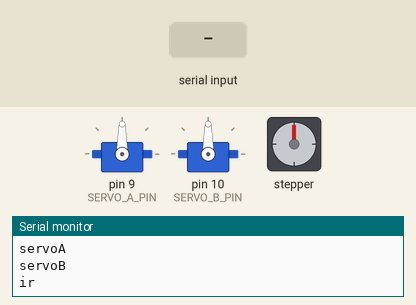
Simulated run of this sketch. Board: Arduino Uno, built with avr-gcc and run on an emulated ATmega328P. On the bench: 2 × servo, stepper motor, the last lines printed to the serial monitor. The test bench sets the inputs (shaded band). Stepper angles assume 200 steps per turn.

Above: at 1.2 s.
1.3 s: "servoA\n" received over Serial
At 2.1 s:
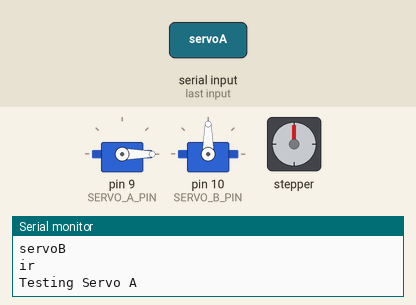
4.3 s: "servoB\n" received over Serial
At 4.6 s:
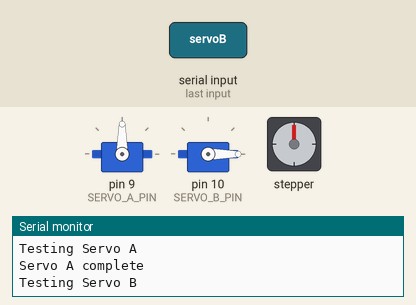
7.3 s: "step,45\n" received over Serial
At 7.9 s:
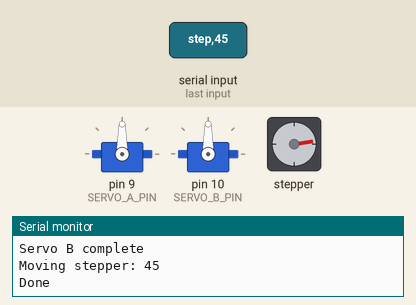
9.0 s: "servoA\n" received over Serial
At 9.4 s:
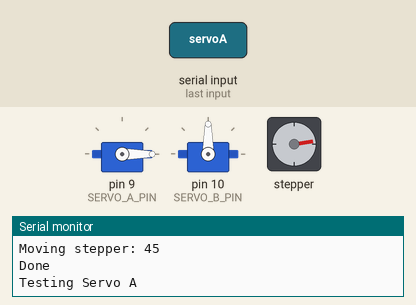
12.0 s: "servoB\n" received over Serial
At 12.8 s:
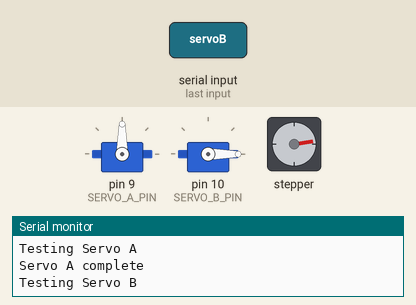
15.0 s: "step,45\n" received over Serial
At 16.2 s:
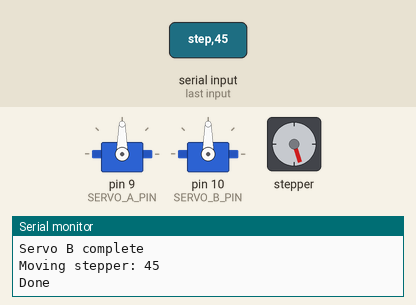
Timing chart, 0 to 17.7 s (numbered marks = the images above; inputs shaded):
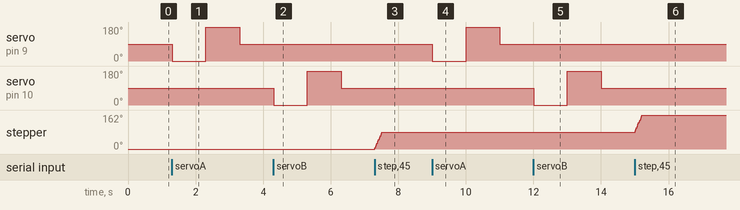

The sketch:

stepper_servo_ir.ino
```cpp
/*
  BASIC MEDI-BOT HARDWARE TEST PROGRAM
  ------------------------------------
  Tests:
  - NEMA 17 Stepper Motor
  - Servo A
  - Servo B
  - IR Sensor

  Designed to be EASY TO MODIFY later.

  HOW TO USE:
  Open Serial Monitor at 9600 baud.
  Type commands like:

    step 200
    step -200
    servoA
    servoB
    ir

  NOTES:
  - This assumes:
      * NEMA 17 uses ULN2003 or L298N style driver
      * 4 control wires connected to Arduino
      * Servos connected directly to PWM pins
  - You WILL probably need to change pin numbers.
  - If the stepper jitters but doesn't rotate:
      -> reorder the IN1-IN4 pins.
*/

#include <Servo.h>
#include <Stepper.h>

//////////////////////////////////////////////////////
// STEP 1 — CHANGE THESE PINS TO MATCH YOUR WIRING
//////////////////////////////////////////////////////

// ===== STEPPER PINS =====
const int IN1 = 4;
const int IN2 = 5;
const int IN3 = 6;
const int IN4 = 7;

// ===== SERVO PINS =====
const int SERVO_A_PIN = 9;
const int SERVO_B_PIN = 10;

// ===== IR SENSOR PIN =====
const int IR_PIN = 2;

//////////////////////////////////////////////////////
// STEP 2 — STEPPER SETTINGS
//////////////////////////////////////////////////////

// Common NEMA17 value
const int STEPS_PER_REV = 200;

// Create stepper object
Stepper stepperMotor(STEPS_PER_REV, IN1, IN3, IN2, IN4);

//////////////////////////////////////////////////////
// STEP 3 — CREATE SERVOS
//////////////////////////////////////////////////////

Servo servoA;
Servo servoB;

//////////////////////////////////////////////////////
// SETUP
//////////////////////////////////////////////////////

void setup() {

  Serial.begin(9600);

  // Attach servos
  servoA.attach(SERVO_A_PIN);
  servoB.attach(SERVO_B_PIN);

  // Set IR sensor pin
  pinMode(IR_PIN, INPUT);

  // Stepper speed
  stepperMotor.setSpeed(60);

  Serial.println("=================================");
  Serial.println("MEDI-BOT HARDWARE TEST STARTED");
  Serial.println("=================================");
  Serial.println("");
  Serial.println("Commands:");
  Serial.println("step 200");
  Serial.println("step -200");
  Serial.println("servoA");
  Serial.println("servoB");
  Serial.println("ir");
  Serial.println("");
}

//////////////////////////////////////////////////////
// MAIN LOOP
//////////////////////////////////////////////////////

void loop() {

  if (Serial.available()) {

    String command = Serial.readStringUntil('\n');
    command.trim();

    //////////////////////////////////////////////////
    // TEST STEPPER
    //////////////////////////////////////////////////

    if (command.startsWith("step")) {

      // Extract number after "step"
      int steps = command.substring(5).toInt();

      Serial.print("Moving stepper: ");
      Serial.println(steps);

      stepperMotor.step(steps);

      Serial.println("Done");
    }

    //////////////////////////////////////////////////
    // TEST SERVO A
    //////////////////////////////////////////////////

    else if (command == "servoA") {

      Serial.println("Testing Servo A");

      servoA.write(0);
      delay(1000);

      servoA.write(180);
      delay(1000);

      servoA.write(90);
      delay(500);

      Serial.println("Servo A complete");
    }

    //////////////////////////////////////////////////
    // TEST SERVO B
    //////////////////////////////////////////////////

    else if (command == "servoB") {

      Serial.println("Testing Servo B");

      servoB.write(0);
      delay(1000);

      servoB.write(180);
      delay(1000);

      servoB.write(90);
      delay(500);

      Serial.println("Servo B complete");
    }

    //////////////////////////////////////////////////
    // TEST IR SENSOR
    //////////////////////////////////////////////////

    else if (command == "ir") {

      Serial.println("Reading IR sensor for 10 seconds...");
      Serial.println("Move something in front of it.");

      unsigned long startTime = millis();

      while (millis() - startTime < 10000) {

        int sensorValue = digitalRead(IR_PIN);

        Serial.print("IR State: ");
        Serial.println(sensorValue);

        delay(300);
      }

      Serial.println("IR test complete");
    }

    //////////////////////////////////////////////////
    // UNKNOWN COMMAND
    //////////////////////////////////////////////////

    else {

      Serial.println("Unknown command");
    }
  }
}
```

Measured:
- after the input at 1.3 s, servo on pin 9 (SERVO_A_PIN): 90° → 0° at once, → 180° 1.0 s later, → 90° 1.0 s later
- after the input at 4.3 s, servo on pin 10 (SERVO_B_PIN): 90° → 0° at once, → 180° 1.0 s later, → 90° 1.0 s later
- after the input at 7.3 s, stepper: turns 81° clockwise in 0.22 s, starting at once
- after the input at 9.0 s, servo on pin 9 (SERVO_A_PIN): 90° → 0° at once, → 180° 1.0 s later, → 90° 1.0 s later
- after the input at 12.0 s, servo on pin 10 (SERVO_B_PIN): 90° → 0° at once, → 180° 1.0 s later, → 90° 1.0 s later
- after the input at 15.0 s, stepper: turns 81° clockwise in 0.22 s, starting at once
